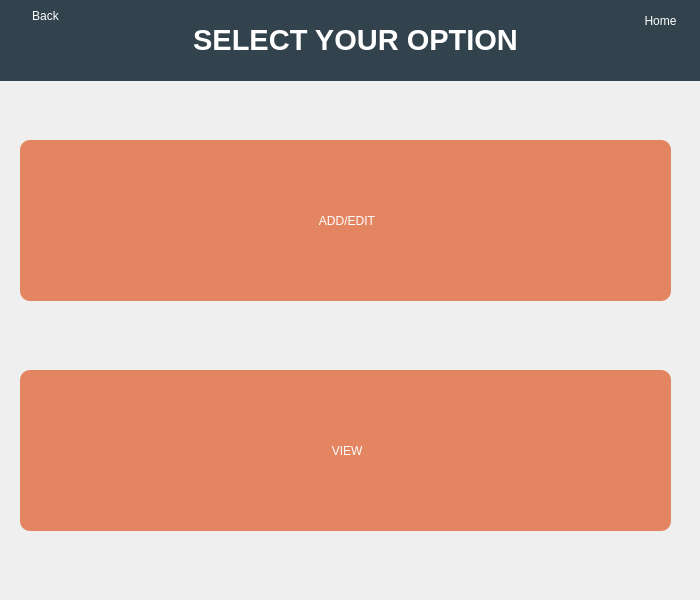
<?xml version="1.0" encoding="UTF-8"?>
<ui version="4.0">
 <class>TYPE</class>
 <widget class="QWidget" name="TYPE">
  <property name="geometry">
   <rect>
    <x>0</x>
    <y>0</y>
    <width>700</width>
    <height>600</height>
   </rect>
  </property>
  <property name="minimumSize">
   <size>
    <width>700</width>
    <height>600</height>
   </size>
  </property>
  <property name="maximumSize">
   <size>
    <width>700</width>
    <height>600</height>
   </size>
  </property>
  <property name="windowTitle">
   <string>SelectYourOption</string>
  </property>
  <property name="windowIcon">
   <iconset resource="res.qrc">
    <normaloff>:/Images/Images/imageedit_5_4268171988.png</normaloff>:/Images/Images/imageedit_5_4268171988.png</iconset>
  </property>
  <widget class="QPushButton" name="pushButton_2">
   <property name="geometry">
    <rect>
     <x>20</x>
     <y>370</y>
     <width>651</width>
     <height>161</height>
    </rect>
   </property>
   <property name="sizePolicy">
    <sizepolicy hsizetype="Preferred" vsizetype="Preferred">
     <horstretch>0</horstretch>
     <verstretch>0</verstretch>
    </sizepolicy>
   </property>
   <property name="layoutDirection">
    <enum>Qt::LeftToRight</enum>
   </property>
   <property name="autoFillBackground">
    <bool>false</bool>
   </property>
   <property name="styleSheet">
    <string notr="true">font: 32pt &quot;Arial Rounded MT Bold&quot;;
color: rgb(255, 255, 255);
border: 5px;
background-color: rgb(227, 133, 97);
border-radius: 10px;


</string>
   </property>
   <property name="text">
    <string> VIEW</string>
   </property>
   <property name="icon">
    <iconset resource="res.qrc">
     <normaloff>:/Inverted Images/Images/Inverted/image (25).png</normaloff>:/Inverted Images/Images/Inverted/image (25).png</iconset>
   </property>
   <property name="iconSize">
    <size>
     <width>75</width>
     <height>75</height>
    </size>
   </property>
  </widget>
  <widget class="QLabel" name="label">
   <property name="geometry">
    <rect>
     <x>0</x>
     <y>0</y>
     <width>711</width>
     <height>81</height>
    </rect>
   </property>
   <property name="styleSheet">
    <string notr="true">color: rgb(255, 255, 255);
font: 58 26pt &quot;Lucida Bright&quot;;

background-color: rgb(50, 67, 77);


</string>
   </property>
   <property name="text">
    <string>&lt;html&gt;&lt;head/&gt;&lt;body&gt;&lt;p align=&quot;center&quot;&gt;&lt;span style=&quot; font-size:22pt; font-weight:600;&quot;&gt;SELECT YOUR OPTION&lt;/span&gt;&lt;/p&gt;&lt;/body&gt;&lt;/html&gt;</string>
   </property>
  </widget>
  <widget class="QPushButton" name="pushButton_7">
   <property name="geometry">
    <rect>
     <x>10</x>
     <y>0</y>
     <width>71</width>
     <height>31</height>
    </rect>
   </property>
   <property name="sizePolicy">
    <sizepolicy hsizetype="Preferred" vsizetype="Preferred">
     <horstretch>0</horstretch>
     <verstretch>0</verstretch>
    </sizepolicy>
   </property>
   <property name="layoutDirection">
    <enum>Qt::LeftToRight</enum>
   </property>
   <property name="autoFillBackground">
    <bool>false</bool>
   </property>
   <property name="styleSheet">
    <string notr="true">font: 75 8pt &quot;MS Sans Serif&quot;;
background-color: rgb(50, 67, 77);
color: rgb(255, 255, 255);
border: 5px;

border-radius: 10px;


</string>
   </property>
   <property name="text">
    <string>Back</string>
   </property>
   <property name="icon">
    <iconset resource="res.qrc">
     <normaloff>:/Inverted Images/Images/Inverted/image (22).png</normaloff>:/Inverted Images/Images/Inverted/image (22).png</iconset>
   </property>
   <property name="iconSize">
    <size>
     <width>20</width>
     <height>20</height>
    </size>
   </property>
  </widget>
  <widget class="QPushButton" name="pushButton">
   <property name="geometry">
    <rect>
     <x>20</x>
     <y>140</y>
     <width>651</width>
     <height>161</height>
    </rect>
   </property>
   <property name="sizePolicy">
    <sizepolicy hsizetype="Preferred" vsizetype="Preferred">
     <horstretch>0</horstretch>
     <verstretch>0</verstretch>
    </sizepolicy>
   </property>
   <property name="layoutDirection">
    <enum>Qt::LeftToRight</enum>
   </property>
   <property name="autoFillBackground">
    <bool>false</bool>
   </property>
   <property name="styleSheet">
    <string notr="true">font: 32pt &quot;Arial Rounded MT Bold&quot;;
color: rgb(255, 255, 255);
border: 5px;
background-color: rgb(227, 133, 97);
border-radius: 10px;


</string>
   </property>
   <property name="text">
    <string>  ADD/EDIT </string>
   </property>
   <property name="icon">
    <iconset resource="res.qrc">
     <normaloff>:/Inverted Images/Images/Inverted/image (23).png</normaloff>:/Inverted Images/Images/Inverted/image (23).png</iconset>
   </property>
   <property name="iconSize">
    <size>
     <width>75</width>
     <height>75</height>
    </size>
   </property>
  </widget>
  <widget class="QPushButton" name="pushButton_8">
   <property name="geometry">
    <rect>
     <x>620</x>
     <y>0</y>
     <width>81</width>
     <height>41</height>
    </rect>
   </property>
   <property name="sizePolicy">
    <sizepolicy hsizetype="Preferred" vsizetype="Preferred">
     <horstretch>0</horstretch>
     <verstretch>0</verstretch>
    </sizepolicy>
   </property>
   <property name="layoutDirection">
    <enum>Qt::LeftToRight</enum>
   </property>
   <property name="autoFillBackground">
    <bool>false</bool>
   </property>
   <property name="styleSheet">
    <string notr="true">font: 75 8pt &quot;MS Sans Serif&quot;;
background-color: rgb(50, 67, 77);
color: rgb(255, 255, 255);
border: 5px;

border-radius: 10px;


</string>
   </property>
   <property name="text">
    <string>Home</string>
   </property>
   <property name="icon">
    <iconset resource="res.qrc">
     <normaloff>:/Inverted Images/Images/Inverted/image (26).png</normaloff>:/Inverted Images/Images/Inverted/image (26).png</iconset>
   </property>
   <property name="iconSize">
    <size>
     <width>20</width>
     <height>20</height>
    </size>
   </property>
  </widget>
 </widget>
 <resources>
  <include location="res.qrc"/>
 </resources>
 <connections/>
</ui>
